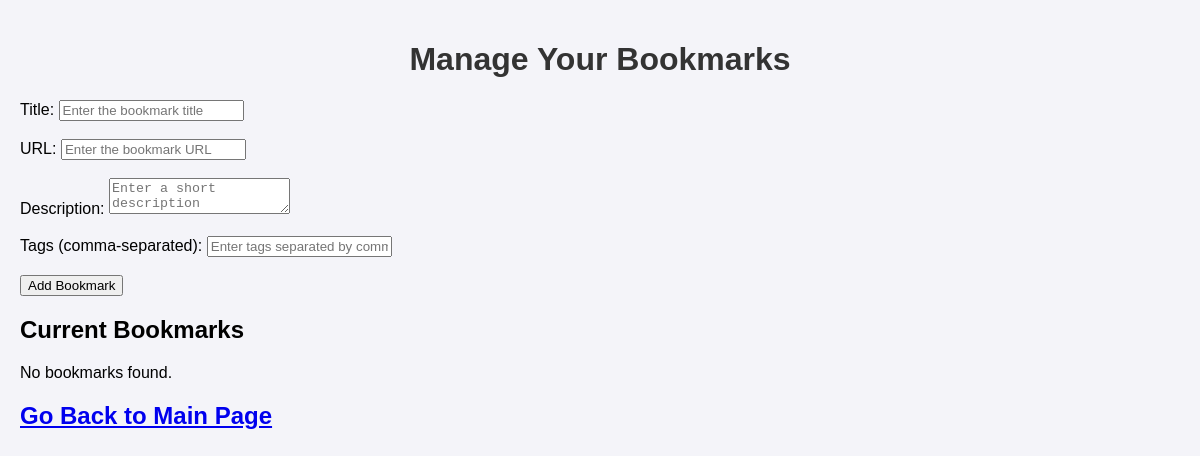
Before: /www/back/index.php with the older database file.
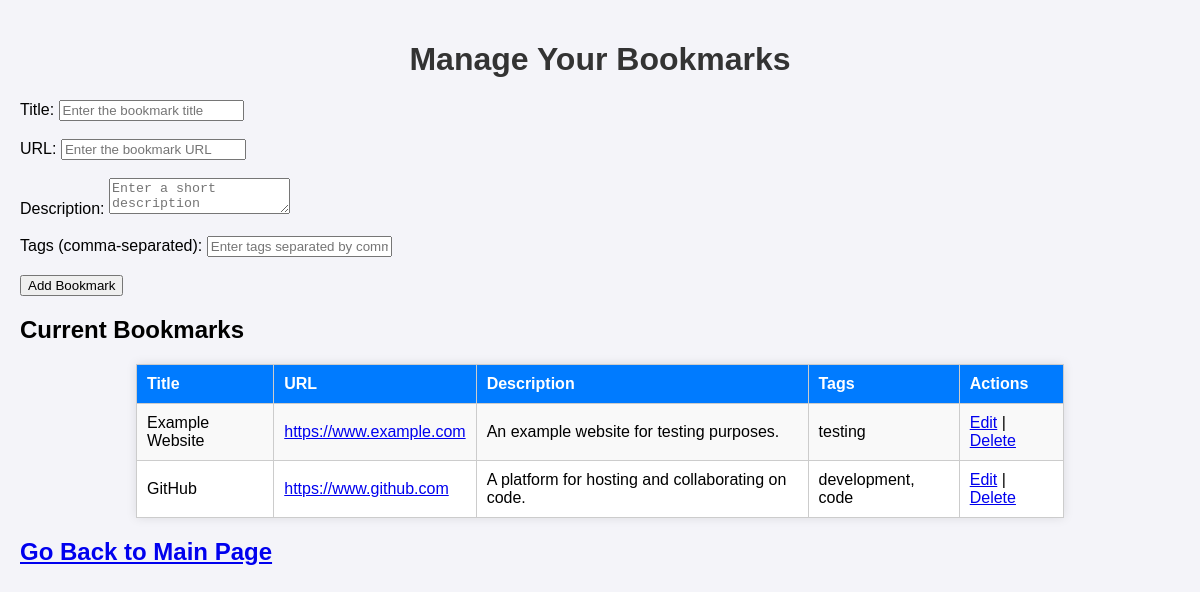
After: the same page with the newer database file.
### tables this page shows
CREATE TABLE bookmarks (
    bookmark_id INT AUTO_INCREMENT PRIMARY KEY,
    url VARCHAR(255) NOT NULL,
    title VARCHAR(255),
    description TEXT,
    created_at TIMESTAMP DEFAULT CURRENT_TIMESTAMP
);

### www/back/index.php (the view, shortened to what this page needs)
<!DOCTYPE HTML>
<html lang="en">
<main>
    <head>
        <link rel="stylesheet" href="style.css">
    </head>
    <body>
        <h1>Manage Your Bookmarks</h1>
        <form action="edit.php" method="post">
            <label for="title">Title:</label>
            <input type="text" id="title" name="title" required="required" placeholder="Enter the bookmark title" /><br /><br />
            <label for="url">URL:</label>
            <input type="url" id="url" name="url" required="required" placeholder="Enter the bookmark URL" /><br /><br />
            <label for="description">Description:</label>
            <textarea id="description" name="description" required="required" placeholder="Enter a short description"></textarea><br /><br />
            <label for="tags">Tags (comma-separated):</label>
            <input type="text" id="tags" name="tags" placeholder="Enter tags separated by commas" /><br /><br />
            <input type="submit" value="Add Bookmark" />
        </form>
        <h2>Current Bookmarks</h2>
        <?php
        $serverhost   = '192.168.56.12';
        $dbname   = 'bookmark_tool';
        $username   = 'webuser';
        $password = 'lolpassword';
        $conn = new mysqli($serverhost, $username, $password, $dbname);
        $sql = "
    SELECT b.bookmark_id, b.url, b.title, b.description, GROUP_CONCAT(t.tag_name SEPARATOR ', ') AS tags
    FROM bookmarks b
    LEFT JOIN bookmark_tags bt ON b.bookmark_id = bt.bookmark_id
    LEFT JOIN tags t ON bt.tag_id = t.tag_id
    GROUP BY b.bookmark_id
    ";
        $result = $conn->query($sql);
        if ($result->num_rows > 0) {
            echo "<table>";
            echo "<tr><th>Title</th><th>URL</th><th>Description</th><th>Tags</th><th>Actions</th></tr>";
            while ($row = $result->fetch_assoc()) {
                echo "<tr>";
                echo "<td>" . htmlspecialchars($row["title"]) . "</td>";
                echo "<td><a href='" . htmlspecialchars($row["url"]) . "' target='_blank'>" . htmlspecialchars($row["url"]) . "</a></td>";
                echo "<td>" . htmlspecialchars($row["description"]) . "</td>";
                echo "<td>" . htmlspecialchars($row["tags"]) . "</td>";
                echo "<td>
                    <a href='edit.php?edit=" . $row['bookmark_id'] . "'>Edit</a> |
                    <a href='edit.php?delete=" . $row['bookmark_id'] . "' onclick='return confirm(\"Are you sure you want to delete this bookmark?\");'>Delete</a>
                  </td>";
                echo "</tr>";
            }
            echo "</table>";
        } else {
            echo "<p>No bookmarks found.</p>";
        }
        ?>
        <h2><a href="http://127.0.0.1:8080/">Go Back to Main Page</a></h2>
    </body>
</main>
</html>

### www/back/style.css (style rules this page uses)
body { font-family: Arial, sans-serif; background-color: #f4f4f9; margin: 0; padding: 20px; }
h1 { color: #333; text-align: center; }
table { width: 80%; margin: 20px auto; border-collapse: collapse; background-color: #fff; box-shadow: 0px 0px 10px rgba(0, 0, 0, 0.1); }
th, td { padding: 10px; text-align: left; border: 1px solid #ccc; }
th { background-color: #007bff; color: white; }
tr:nth-child(even) { background-color: #f9f9f9; }

Changed rows visible on the page:
added bookmarks: title "Example Website", url "https://www.example.com", description "An example website for testing purposes.", tags "testing"
added bookmarks: title "GitHub", url "https://www.github.com", description "A platform for hosting and collaborating on code.", tags "development, code"
Other visible differences:
text no longer shown: "No bookmarks found."
text now shown: "Title URL Description Tags Actions"
